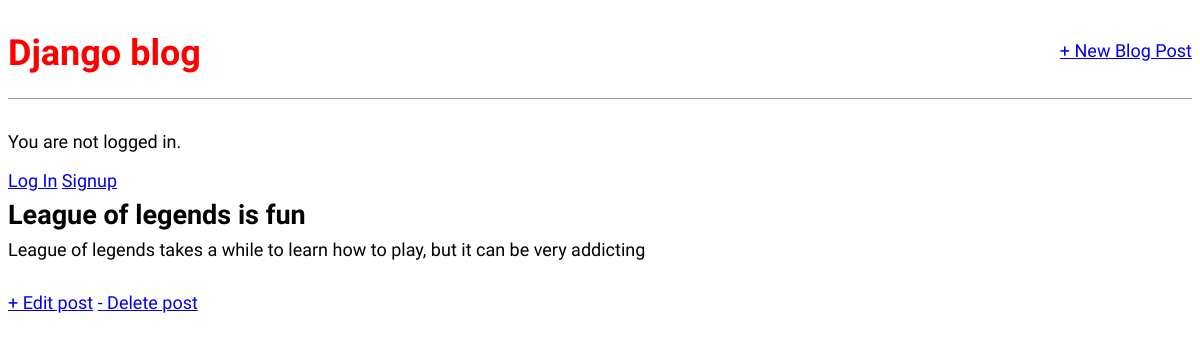
The app's page /post/2/ with its own data.
### blog/models.py (models this page shows, shortened)
class Post(models.Model):
    title = models.CharField(max_length=200)
    author = models.ForeignKey(
        'auth.User',
        on_delete=models.CASCADE,
    )
    body = models.TextField()

### blog/views.py (the view)
# urls.py: path('post/<int:pk>/', BlogDetailView.as_view(), name='post_detail'),
class BlogDetailView(DetailView):
    model = Post
    template_name = 'post_detail.html'

### templates/post_detail.html
{% extends 'base.html' %}
{% block content %}
    <div class="post-entry">
        <h2>{{ post.title }}</h2>
        <p>{{ post.body }}</p>
    </div>
    <a href="{% url 'post_modify' post.pk %}">+ Edit post</a>
    <a href="{% url 'post_delete' post.pk %}">- Delete post</a>
{% endblock content %}

### static/css/base.css (style rules this page uses)
body { font-family: 'Source Sans Pro', sans-serif; font-size: 18px; }
.post-entry { margin-bottom: 2rem; }
.post-entry h2 { margin: 0.5rem 0; }
.post-entry p { margin: 0; font-weight: 400; }

### records on screen
Post: title "League of legends is fun", body "League of legends takes a while to learn how to play, but it can be very addicting"
